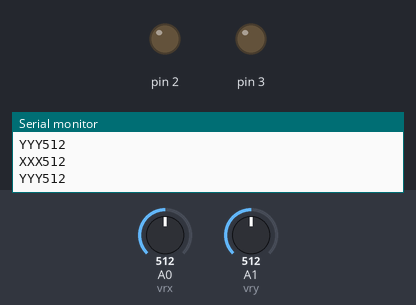
Bench run of a sketch on a simulated Arduino Uno, built with avr-gcc and run on an emulated ATmega328P. Parts: output pins drawn as LEDs (lit = HIGH), the last lines printed to the serial monitor. The inputs (shaded band) are chosen by the test bench; at power-on: A0 (vrx) = 512, A1 (vry) = 512.

Above: at 1.8 s.
1.9 s: A0 (vrx) set to 1010
At 2.6 s:
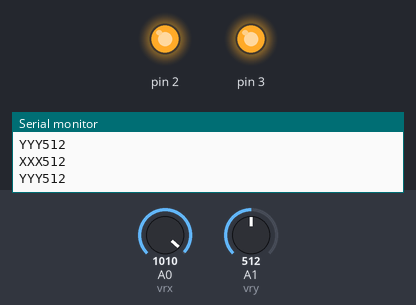
4.5 s: A1 (vry) set to 11
6.5 s: A1 (vry) set to 8
At 8.4 s:
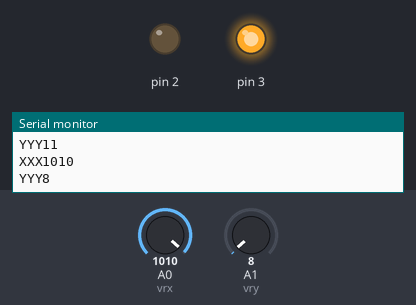
9.6 s: A0 (vrx) set to 983
At 12.5 s:
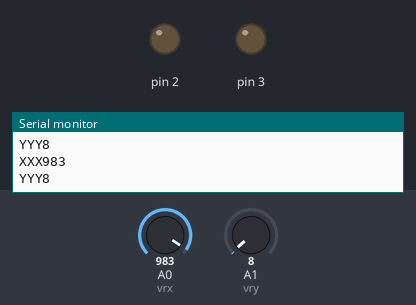
12.7 s: A0 (vrx) set to 11
15.5 s: A0 (vrx) set to 8
At 17.8 s:
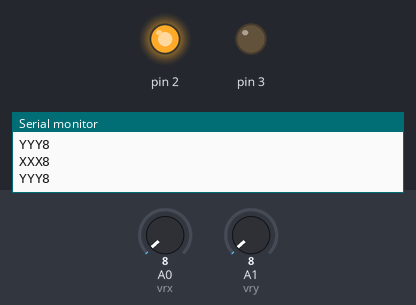
Timing chart, 0 to 19.6 s (numbered marks = the images above; inputs shaded):
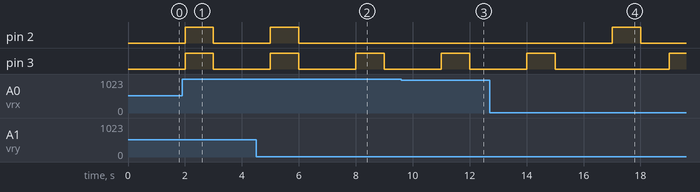

Measured:
- the behaviour switches between 10 and 9 on A1 (vry) (found by bisection; images 1 and 2)
- the behaviour switches between 1001 and 1000 on A0 (vrx) (found by bisection; images 2 and 3)
- the behaviour switches between 10 and 9 on A0 (vrx) (found by bisection; images 3 and 4)
- after the input at 1.9 s, pin 2, pin 3: LOW → HIGH after 0.10 s, → LOW 1.0 s later
- after the input at 6.5 s, pin 2: stays LOW (without the input it goes to HIGH after 1.5 s)
- after the input at 9.6 s, pin 2: stays LOW (without the input it goes to HIGH after 0.40 s)
- after the input at 15.5 s, pin 2: LOW → HIGH after 1.5 s, → LOW 1.0 s later

The sketch:

18_09_15__joystick.ino
```cpp
void setup() {
  // put your setup code here, to run once:
  pinMode(A0,INPUT); // vrx
  pinMode(A1,INPUT); // vry
  Serial.begin(9600);
  pinMode(2,OUTPUT);
  pinMode(3,OUTPUT);
}

void loop() {
  // put your main code here, to run repeatedly;
  Serial.print("XXX");
  Serial.println(analogRead(A0)); //x좌표
  delay(500);
  Serial.print("YYY");
  Serial.println(analogRead(A1)); //y좌표
  delay(500);
  if(analogRead(A0) < 10)
  {
    digitalWrite(2,HIGH);
    digitalWrite(3,LOW);
    delay(1000);
    digitalWrite(2,LOW);
    digitalWrite(3,LOW);
    delay(1000);
    //Blue LED On
   }
   if(analogRead(A1) < 10)
  {
    digitalWrite(2,LOW);
    digitalWrite(3,HIGH);
    delay(1000);
    digitalWrite(2,LOW);
    digitalWrite(3,LOW);
    delay(1000);
    //Green LED On
  }
    if(analogRead(A0) > 1000)
  {
    digitalWrite(2,HIGH);
    digitalWrite(3,HIGH);
    delay(1000);
    digitalWrite(2,LOW);
    digitalWrite(3,LOW);
    delay(1000);
    //Green and Blue LED On
  }
 }
```
